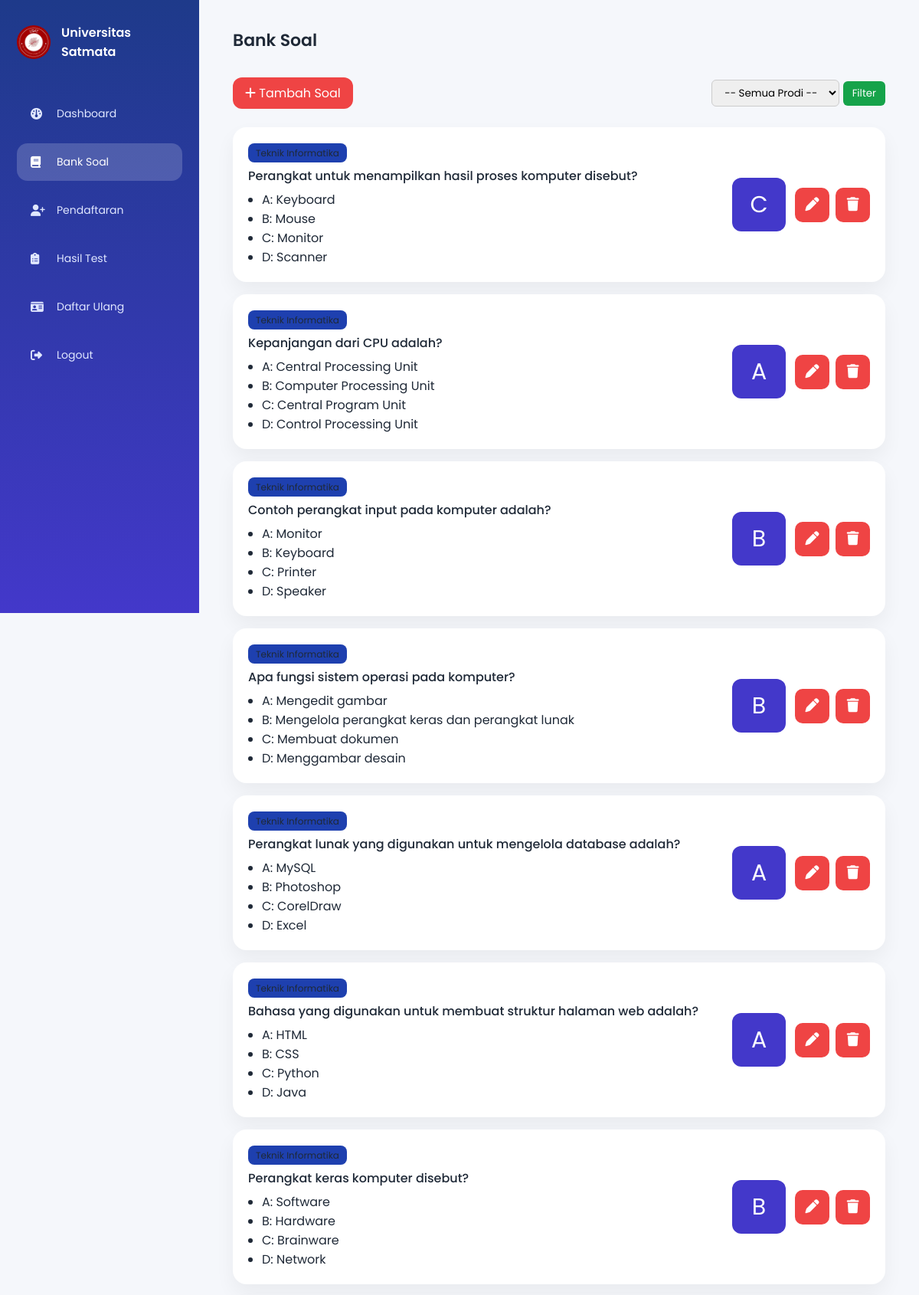
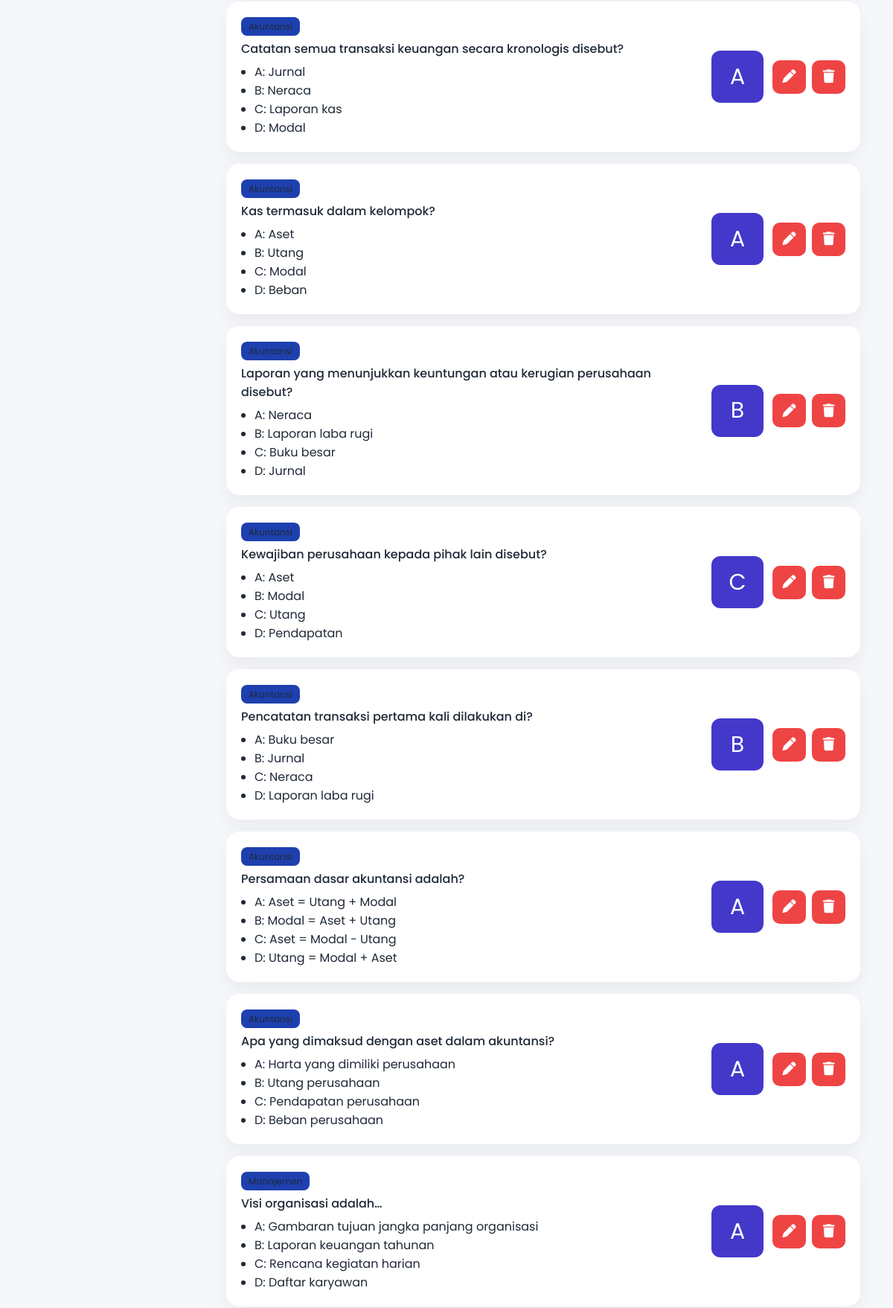
/admin/bank_soal.php (upper part), run on the app's committed database (2 pictures, top to bottom).
### tables this page shows
CREATE TABLE `soal` (
  `id` int(11) NOT NULL,
  `pertanyaan` text DEFAULT NULL,
  `opsi_a` varchar(255) DEFAULT NULL,
  `opsi_b` varchar(255) DEFAULT NULL,
  `opsi_c` varchar(255) DEFAULT NULL,
  `opsi_d` varchar(255) DEFAULT NULL,
  `jawaban` enum('A','B','C','D') DEFAULT NULL,
  `created_at` timestamp NOT NULL DEFAULT current_timestamp(),
  `prodi` varchar(50) NOT NULL
);

### admin/bank_soal.php (the view, shortened to what this page needs)
<?php
include '../config.php';
$filter_prodi = isset($_GET['prodi']) ? $_GET['prodi'] : '';
if($filter_prodi != ''){
    $data = mysqli_query($conn,"SELECT * FROM soal WHERE prodi='$filter_prodi' ORDER BY id DESC");
}else{
    $data = mysqli_query($conn,"SELECT * FROM soal ORDER BY id DESC");
}
?>
<!DOCTYPE html>
<html lang="id">
<head>
<link rel="stylesheet" href="https://cdnjs.cloudflare.com/ajax/libs/font-awesome/6.5.0/css/all.min.css">
</head>
<body>
<div class="sidebar">
    <div class="brand">
        <img src="../assets/usat.jpg" alt="Logo">
        <h3>Universitas Satmata</h3>
    </div>
    <a href="dashboard_admin.php"><i class="fa-solid fa-gauge"></i> Dashboard</a>
    <a href="bank_soal.php" class="active"><i class="fa-solid fa-book"></i> Bank Soal</a>
    <a href="admin_pendaftaran.php"><i class="fa-solid fa-user-plus"></i> Pendaftaran</a>
    <a href="hasil_test_admin.php"><i class="fa-solid fa-clipboard-list"></i> Hasil Test</a>
    <a href="daftar_ulang_admin.php"><i class="fa-solid fa-id-card"></i> Daftar Ulang</a>
    <a href="logout_admin.php"><i class="fa-solid fa-right-from-bracket"></i> Logout</a>
</div>
<div class="main">
<div class="header">
    <h2>Bank Soal</h2>
</div>
<div class="action-bar">
    <a href="tambah_soal.php" class="btn-add"><i class="fa-solid fa-plus"></i> Tambah Soal</a>
    <form method="GET">
        <select name="prodi">
            <option value="">-- Semua Prodi --</option>
        </select>
        <button>Filter</button>
    </form>
</div>
<?php while($row=mysqli_fetch_assoc($data)){ ?>
<div class="soal-card">
    <div class="soal-content">
        <span class="badge-prodi"><?= htmlspecialchars($row['prodi']); ?></span>
        <p><?= htmlspecialchars($row['pertanyaan']); ?></p>
        <ul>
            <li>A: <?= htmlspecialchars($row['opsi_a']); ?></li>
            <li>B: <?= htmlspecialchars($row['opsi_b']); ?></li>
            <li>C: <?= htmlspecialchars($row['opsi_c']); ?></li>
            <li>D: <?= htmlspecialchars($row['opsi_d']); ?></li>
        </ul>
    </div>
    <div class="jawaban"><?= $row['jawaban']; ?></div>
    <div class="btn-group">
        <a href="edit_soal.php?id=<?= $row['id']; ?>" title="Edit"><i class="fa-solid fa-pen"></i></a>
        <a href="hapus_soal.php?id=<?= $row['id']; ?>" onclick="return confirm('Hapus soal ini?')" title="Hapus"><i class="fa-solid fa-trash"></i></a>
    </div>
</div>
<?php } ?>
</div>
</body>
</html>

### admin/bank_soal.php (style rules this page uses)
* { margin:0;padding:0;box-sizing:border-box;font-family:'Poppins',sans-serif }
body { background:#f5f7fb;display:flex;color:#1f2937;min-height:100vh }
.sidebar { width:260px; min-height:100vh; position:fixed; background:linear-gradient(180deg,#1e3a8a,#4338ca); padding:30px 22px; color:#fff; }
.sidebar .brand { display:flex; align-items:center; gap:14px; margin-bottom:44px; }
.sidebar img { width:44px; height:44px; border-radius:50%; object-fit:cover; }
.sidebar h3 { font-size:16px;font-weight:600 }
.sidebar a { display:flex; align-items:center; gap:14px; padding:14px 18px; margin-bottom:14px; border-radius:14px; color:#e0e7ff; text-decoration:none; font-size:14px; transition:.25s }
.sidebar a i { width:20px;font-size:15px }
.sidebar a.active, .sidebar a:hover { background:rgba(255,255,255,.18);color:#fff }
.main { margin-left:260px;width:100%;padding:36px 44px }
.header { display:flex; justify-content:space-between; align-items:center; margin-bottom:32px; }
.header h2 { font-size:22px;font-weight:600 }
.action-bar { display:flex; justify-content:space-between; align-items:center; margin-bottom:24px; flex-wrap:wrap; gap:12px; }
.action-bar .btn-add { background:#ef4444;color:#fff;padding:8px 16px;border-radius:12px;text-decoration:none;transition:.3s }
.action-bar form select { padding:6px 12px;border-radius:6px;border:1px solid #ccc }
.action-bar form button { padding:6px 12px;border-radius:6px;background:#16a34a;color:#fff;border:none;cursor:pointer;transition:.3s }
.soal-card { background:#fff; border-radius:18px; padding:20px; box-shadow:0 12px 26px rgba(0,0,0,.05); margin-bottom:16px; display:flex; align-items:center; justify-content:space-between; flex-wrap:wrap; transition:transform .3s,box-shadow .3s; }
.soal-content { flex:1; min-width:280px; }
.soal-content .badge-prodi { background:#1e40af; padding:4px 10px; border-radius:8px; font-size:12px; }
.soal-content p { font-weight:500; margin-top:6px; margin-bottom:6px; }
.soal-content ul { margin-top:6px;margin-bottom:0;padding-left:18px }
.jawaban { width:70px; height:70px; background:#4338ca; color:white; font-size:30px; display:flex; align-items:center; justify-content:center; border-radius:12px; margin-left:12px; flex-shrink:0; }
.btn-group { display:flex; gap:8px; margin-left:12px; flex-shrink:0; }
.btn-group a { display:flex; align-items:center; justify-content:center; width:45px; height:45px; border-radius:10px; background:#ef4444; color:#fff; text-decoration:none; font-size:18px; transition:.3s; }

### data on the page
soal: prodi "Teknik Informatika", pertanyaan "Perangkat untuk menampilkan hasil proses komputer disebut?", opsi_a "Keyboard", opsi_b "Mouse", opsi_c "Monitor", opsi_d "Scanner", jawaban "C"
soal: prodi "Teknik Informatika", pertanyaan "Kepanjangan dari CPU adalah?", opsi_a "Central Processing Unit", opsi_b "Computer Processing Unit", opsi_c "Central Program Unit", opsi_d "Control Processing Unit", jawaban "A"
soal: prodi "Teknik Informatika", pertanyaan "Contoh perangkat input pada komputer adalah?", opsi_a "Monitor", opsi_b "Keyboard", opsi_c "Printer", opsi_d "Speaker", jawaban "B"
soal: prodi "Teknik Informatika", pertanyaan "Apa fungsi sistem operasi pada komputer?", opsi_a "Mengedit gambar", opsi_b "Mengelola perangkat keras dan perangkat lunak", opsi_c "Membuat dokumen", opsi_d "Menggambar desain", jawaban "B"
soal: prodi "Teknik Informatika", pertanyaan "Perangkat lunak yang digunakan untuk mengelola database adalah?", opsi_a "MySQL", opsi_b "Photoshop", opsi_c "CorelDraw", opsi_d "Excel", jawaban "A"
soal: prodi "Teknik Informatika", pertanyaan "Bahasa yang digunakan untuk membuat struktur halaman web adalah?", opsi_a "HTML", opsi_b "CSS", opsi_c "Python", opsi_d "Java", jawaban "A"
soal: prodi "Teknik Informatika", pertanyaan "Perangkat keras komputer disebut?", opsi_a "Software", opsi_b "Hardware", opsi_c "Brainware", opsi_d "Network", jawaban "B"
soal: prodi "Akuntansi", pertanyaan "Catatan semua transaksi keuangan secara kronologis disebut?", opsi_a "Jurnal", opsi_b "Neraca", opsi_c "Laporan kas", opsi_d "Modal", jawaban "A"
soal: prodi "Akuntansi", pertanyaan "Kas termasuk dalam kelompok?", opsi_a "Aset", opsi_b "Utang", opsi_c "Modal", opsi_d "Beban", jawaban "A"
soal: prodi "Akuntansi", pertanyaan "Laporan yang menunjukkan keuntungan atau kerugian perusahaan disebut?", opsi_a "Neraca", opsi_b "Laporan laba rugi", opsi_c "Buku besar", opsi_d "Jurnal", jawaban "B"
soal: prodi "Akuntansi", pertanyaan "Kewajiban perusahaan kepada pihak lain disebut?", opsi_a "Aset", opsi_b "Modal", opsi_c "Utang", opsi_d "Pendapatan", jawaban "C"
soal: prodi "Akuntansi", pertanyaan "Pencatatan transaksi pertama kali dilakukan di?", opsi_a "Buku besar", opsi_b "Jurnal", opsi_c "Neraca", opsi_d "Laporan laba rugi", jawaban "B"
soal: prodi "Akuntansi", pertanyaan "Persamaan dasar akuntansi adalah?", opsi_a "Aset = Utang + Modal", opsi_b "Modal = Aset + Utang", opsi_c "Aset = Modal - Utang", opsi_d "Utang = Modal + Aset", jawaban "A"
soal: prodi "Akuntansi", pertanyaan "Apa yang dimaksud dengan aset dalam akuntansi?", opsi_a "Harta yang dimiliki perusahaan", opsi_b "Utang perusahaan", opsi_c "Pendapatan perusahaan", opsi_d "Beban perusahaan", jawaban "A"
soal: prodi "Manajemen", pertanyaan "Visi organisasi adalah…", opsi_a "Gambaran tujuan jangka panjang organisasi", opsi_b "Laporan keuangan tahunan", opsi_c "Rencana kegiatan harian", opsi_d "Daftar karyawan", jawaban "A"
